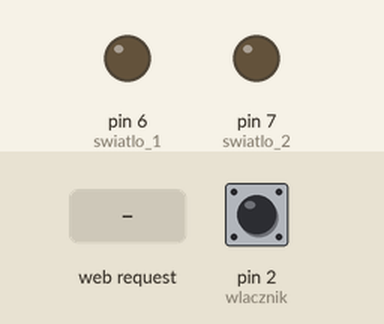
This sketch was run on a simulated Arduino Uno, built with avr-gcc and run on an emulated ATmega328P. On the bench: output pins drawn as LEDs (lit = HIGH). Dashed ring = blinking. Inputs (shaded band) come from the test bench; at power-on: pin 2 (wlacznik) HIGH. WiFi joins after 1.5 s; servers stay silent unless stated.

Above: at 1.2 s.
1.3 s: pin 2 (wlacznik) pulled LOW for 3.2 s
At 2.1 s:
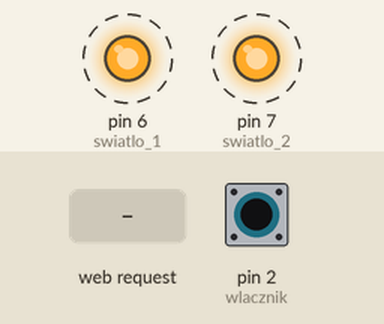
6.0 s: HTTP request GET /LED=ON received
At 6.4 s:
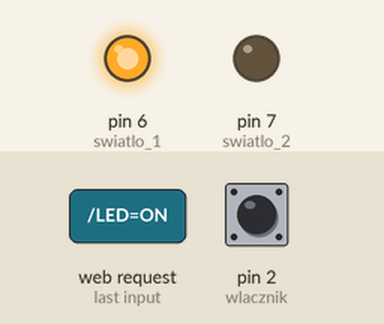
7.5 s: HTTP request GET /LED=OFF received
At 8.7 s:
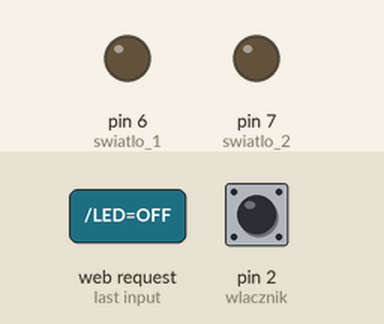
9.0 s: HTTP request GET /LED2=ON received
At 9.9 s:
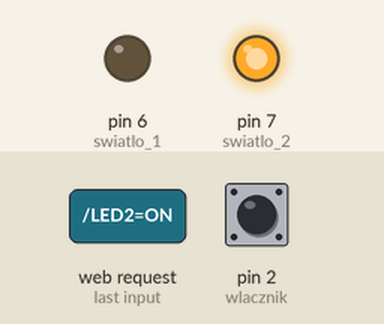
10.5 s: HTTP request GET /LED2=OFF received
At 11.0 s:
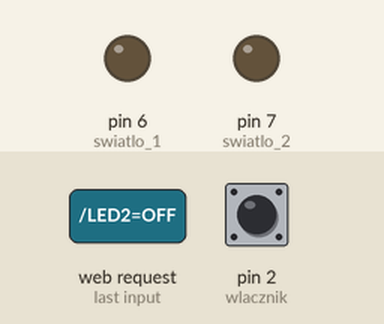
Timing chart, 0 to 13.0 s (numbered marks = the images above; inputs shaded):
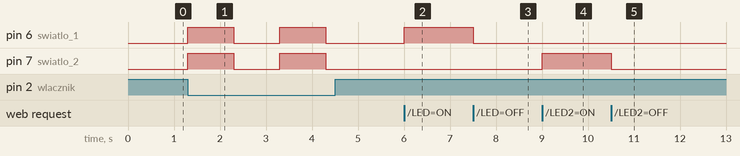

Measured:
- after the input at 1.3 s, pin 6 (swiatlo_1), pin 7 (swiatlo_2): alternates HIGH for 1.0 s and LOW for 1.0 s, starting at once
- after the input at 6.0 s, pin 6 (swiatlo_1): LOW → HIGH at once
- after the input at 7.5 s, pin 6 (swiatlo_1): HIGH → LOW at once
- after the input at 9.0 s, pin 7 (swiatlo_2): LOW → HIGH at once
- after the input at 10.5 s, pin 7 (swiatlo_2): HIGH → LOW at once

The sketch:

sterowanie_przez_lan.ino
```cpp
/*
  Web Server

  A simple web server that shows the value of the analog input pins.
  using an Arduino Wiznet Ethernet shield.

  Circuit:
   Ethernet shield attached to pins 10, 11, 12, 13
   Analog inputs attached to pins A0 through A5 (optional)

  created 18 Dec 2009
  by David A. Mellis
  modified 9 Apr 2012
  by Tom Igoe
  modified 02 Sept 2015
  by Arturo Guadalupi

*/

#include <SPI.h>
#include <Ethernet.h>

#define wlacznik 2
#define swiatlo_1 6
#define swiatlo_2 7

// Enter a MAC address and IP address for your controller below.
// The IP address will be dependent on your local network:
byte mac[] = {
  0x90, 0xA2, 0xDA, 0x7A, 0x70, 0x25
};
IPAddress ip(192, 168, 100, 230);

// Initialize the Ethernet server library
// with the IP address and port you want to use
// (port 80 is default for HTTP):
EthernetServer server(80);

void setup() {
  pinMode(wlacznik, INPUT_PULLUP); //Przycisk jako wejście
  pinMode(swiatlo_1, OUTPUT);
  pinMode(swiatlo_2, OUTPUT);
  digitalWrite(swiatlo_2, LOW);
  digitalWrite(swiatlo_1, LOW);

  // start the Ethernet connection and the server:
  Ethernet.begin(mac, ip);

  // start the server
  server.begin();

}


void loop() {
  // listen for incoming clients
  EthernetClient client = server.available();
  if (client) {

    // an http request ends with a blank line
    boolean currentLineIsBlank = true;
    while (client.connected()) {
      if (client.available()) {
        String request = client.readStringUntil('\r');
        if (request.indexOf("/LED=ON") != -1)  {
          digitalWrite(swiatlo_1, HIGH);
        }
        if (request.indexOf("/LED=OFF") != -1)  {
          digitalWrite(swiatlo_1, LOW);
        }
        if (request.indexOf("/LED2=ON") != -1)  {
          digitalWrite(swiatlo_2, HIGH);
        }
        if (request.indexOf("/LED2=OFF") != -1)  {
          digitalWrite(swiatlo_2, LOW);
        }
        char c = client.read();

        // if you've gotten to the end of the line (received a newline
        // character) and the line is blank, the http request has ended,
        // so you can send a reply
        if (c == '\n' && currentLineIsBlank) {
          // send a standard http response header
          client.println("HTTP/1.1 200 OK");
          client.println("Content-Type: text/html");
          client.println("Connection: close");  // the connection will be closed after completion of the response
          //          client.println("Refresh: 5");  // refresh the page automatically every 5 sec
          client.println();
          client.println("<!DOCTYPE HTML>");
          client.println("<html>");
          client.println("<meta name=\"viewport\" content=\"width=device-width, initial-scale=1\">");
          // output the value of each analog input pin
          if (digitalRead(swiatlo_1) == LOW) {
            client.println("<h1><a href=\"/LED=ON\">LED GARAZ ON</a></h1><br>");
          }
          if (digitalRead(swiatlo_1) == HIGH) {
            client.println("<h1><a href=\"/LED=OFF\">LED GARAZ OFF</a></h1><br>");
          }
          client.println("<HR>");
          if (digitalRead(swiatlo_2) == LOW) {
            client.println("<h1><a href=\"/LED2=ON\">LED ORZECH ON</a></h1><br>");
          }
          if (digitalRead(swiatlo_2) == HIGH) {
            client.println("<h1><a href=\"/LED2=OFF\">LED ORZECH OFF</a></h1><br>");
          }
          client.println("</html>");
          break;
        }
        if (c == '\n') {
          // you're starting a new line
          currentLineIsBlank = true;
        } else if (c != '\r') {
          // you've gotten a character on the current line
          currentLineIsBlank = false;
        }
      }
    }
    // give the web browser time to receive the data
    delay(10);
    // close the connection:
    client.stop();
  }
  if (digitalRead(wlacznik) == LOW) { //Jeśli przycisk wciśnięty
    if (digitalRead(swiatlo_1) == LOW) {
      digitalWrite(swiatlo_1, HIGH);
      digitalWrite(swiatlo_2, HIGH);
      delay(1000);
    } else {
      digitalWrite(swiatlo_1, LOW);
      digitalWrite(swiatlo_2, LOW);
      delay(1000);
    }
  }
}
```
